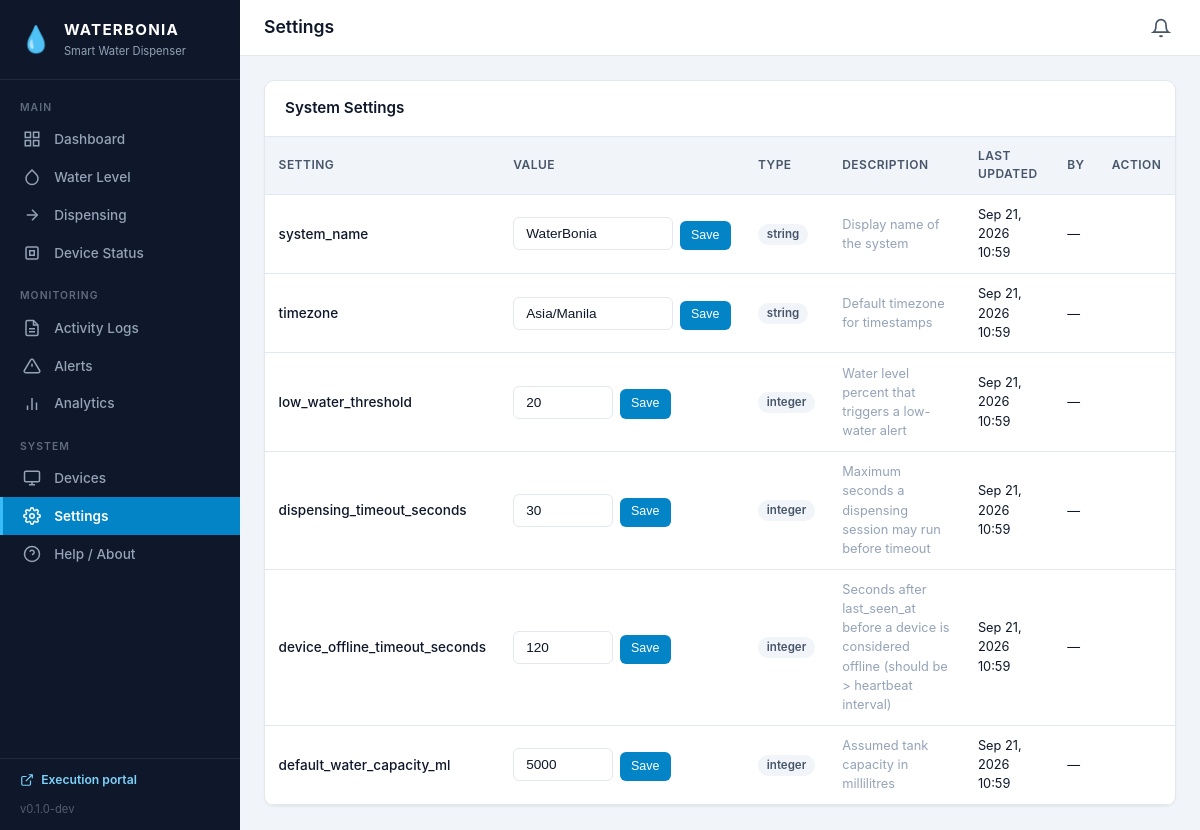
The page /pages/settings.php on the database its author committed.
### tables this page shows
CREATE TABLE `system_settings` (
  `id`            INT UNSIGNED   NOT NULL AUTO_INCREMENT,
  `setting_key`   VARCHAR(100)   NOT NULL,
  `setting_value` TEXT           NOT NULL,
  `value_type`    ENUM('string','integer','float','boolean','json') NOT NULL DEFAULT 'string',
  `description`   VARCHAR(500)   NOT NULL DEFAULT '',
  `updated_by`    INT UNSIGNED   NULL     DEFAULT NULL,
  `updated_at`    DATETIME       NOT NULL DEFAULT CURRENT_TIMESTAMP ON UPDATE CURRENT_TIMESTAMP,
  PRIMARY KEY (`id`),
  UNIQUE KEY `uq_settings_key` (`setting_key`),
  CONSTRAINT `fk_settings_user` FOREIGN KEY (`updated_by`) REFERENCES `users` (`id`)
    ON UPDATE CASCADE ON DELETE SET NULL
);

### includes/functions.php (called while the page is built, shortened)
<?php
require_once __DIR__ . '/../config/database.php';
function base_url(string $path = ''): string
{
    return BASE_URL . $path;
}
function sanitize(string $value): string
{
    return htmlspecialchars($value, ENT_QUOTES, 'UTF-8');
}
function db_fetch_all(string $sql, array $params = []): array
{
    $stmt = db()->prepare($sql);
    $stmt->execute($params);
    return $stmt->fetchAll();
}
function format_datetime(?string $dt): string
{
    return date('M d, Y H:i', strtotime($dt));
}

### config/database.php (called while the page is built, shortened)
<?php
function db(): PDO
{
    static $pdo = null;
    if ($pdo === null) {
        $dsn = sprintf(
            'mysql:host=%s;port=%s;dbname=%s;charset=%s',
            DB_HOST, DB_PORT, DB_NAME, DB_CHARSET
        );
        $pdo = new PDO($dsn, DB_USER, DB_PASS, [
            PDO::ATTR_ERRMODE            => PDO::ERRMODE_EXCEPTION,
            PDO::ATTR_DEFAULT_FETCH_MODE => PDO::FETCH_ASSOC,
            PDO::ATTR_EMULATE_PREPARES   => false,
        ]);
        $offset = date('P');
        if ($offset && $offset !== '+00:00') {
            $pdo->exec('SET time_zone = ' . $pdo->quote($offset));
        } else {
            $pdo->exec("SET time_zone = '+00:00'");
        }
    }
    return $pdo;
}

### pages/settings.php (the view, shortened to what this page needs)
<?php
require_once __DIR__ . '/../includes/functions.php';
$page_title = 'Settings';
$settings = db_fetch_all("SELECT ss.*, u.username as updated_by_name FROM system_settings ss LEFT JOIN users u ON ss.updated_by = u.id ORDER BY ss.id");
include __DIR__ . '/../includes/header.php';
?>
<div class="card">
    <div class="card-header"><h3>System Settings</h3></div>
    <div class="card-body-np">
        <div class="table-wrap">
            <table>
                <thead>
                    <tr>
                        <th>Setting</th>
                        <th>Value</th>
                        <th>Type</th>
                        <th>Description</th>
                        <th>Last Updated</th>
                        <th>By</th>
                        <th>Action</th>
                    </tr>
                </thead>
                <tbody>
                    <?php foreach ($settings as $s): ?>
                    <tr>
                        <td style="font-weight:500"><?= sanitize($s['setting_key']) ?></td>
                        <td>
                            <form method="POST" action="<?= base_url('/pages/settings.php') ?>" style="display:flex;gap:0.4rem;align-items:end">
                                <?php if ($s['value_type'] === 'string'): ?>
                                    <input type="text" name="setting_value" class="form-control" value="<?= sanitize($s['setting_value']) ?>" style="width:160px">
                                <?php else: ?>
                                    <input type="number" name="setting_value" class="form-control" value="<?= sanitize($s['setting_value']) ?>" style="width:100px">
                                <?php endif; ?>
                                <button type="submit" class="btn btn-sm btn-primary">Save</button>
                            </form>
                        </td>
                        <td><span class="badge badge-secondary"><?= $s['value_type'] ?></span></td>
                        <td class="text-sm text-muted"><?= sanitize($s['description']) ?></td>
                        <td class="text-sm"><?= format_datetime($s['updated_at']) ?></td>
                        <td class="text-sm"><?= $s['updated_by_name'] ? sanitize($s['updated_by_name']) : '—' ?></td>
                        <td></td>
                    </tr>
                    <?php endforeach; ?>
                </tbody>
            </table>
        </div>
    </div>
</div>
<?php include __DIR__ . '/../includes/footer.php'; ?>

### includes/header.php (shortened to what this page needs)
<?php
$page_title = $page_title ?? 'Dashboard';
?>
<!DOCTYPE html>
<html lang="en">
<head>
    <link rel="stylesheet" href="<?= base_url('/assets/css/style.css') ?>">
</head>
<body>
<div class="app-layout">
    <?php include __DIR__ . '/sidebar.php'; ?>
    <div class="app-main">
        <header class="top-header">
            <div class="header-left">
                <h1 class="page-title"><?= sanitize($page_title) ?></h1>
            </div>
            <div class="header-right">
                <a href="<?= base_url('/pages/alerts.php') ?>" class="header-alert" title="Active Alerts">
                    <svg width="20" height="20" viewBox="0 0 24 24" fill="none" stroke="currentColor" stroke-width="2"><path d="M18 8A6 6 0 006 8c0 7-3 9-3 9h18s-3-2-3-9"/><path d="M13.73 21a2 2 0 01-3.46 0"/></svg>
                </a>
            </div>
        </header>
        <main class="content-area">

### includes/sidebar.php (shortened to what this page needs)
<?php
$current = basename($_SERVER['SCRIPT_NAME'] ?? '', '.php');
?>
<aside class="sidebar" id="sidebar">
    <div class="sidebar-brand">
        <div class="brand-icon">💧</div>
        <div class="brand-text">
            <span class="brand-name">WATERBONIA</span>
            <span class="brand-sub">Smart Water Dispenser</span>
        </div>
    </div>
    <nav class="sidebar-nav">
        <?php foreach ($nav_groups as $group_label => $items): ?>
            <div class="nav-group">
                <span class="nav-group-label"><?= $group_label ?></span>
                <?php foreach ($items as $item): ?>
                    <a href="<?= base_url('/pages/' . $item['slug'] . '.php') ?>"
                       class="nav-link <?= $current === $item['slug'] ? 'active' : '' ?>">
                        <span class="nav-icon"><?= $item['icon'] ?></span>
                        <span class="nav-text"><?= $item['label'] ?></span>
                    </a>
                <?php endforeach; ?>
            </div>
        <?php endforeach; ?>
    </nav>
    <div class="sidebar-footer">
        <a class="sidebar-portal-link" href="<?= base_url('/pages/dispense.php') ?>">
            <svg width="14" height="14" viewBox="0 0 24 24" fill="none" stroke="currentColor" stroke-width="2"><path d="M18 13v6a2 2 0 01-2 2H5a2 2 0 01-2-2V8a2 2 0 012-2h6"/><polyline points="15 3 21 3 21 9"/><line x1="10" y1="14" x2="21" y2="3"/></svg>
            Execution portal
        </a>
        <span class="version">v0.1.0-dev</span>
    </div>
</aside>

### includes/footer.php (shortened to what this page needs)
        </main>
    </div>
</div>
</body>
</html>

### rows shown on the page
system_settings: setting_key "system_name", setting_value "WaterBonia", value_type "string", description "Display name of the system", updated_at "Sep 21, 2026 10:59"
system_settings: setting_key "timezone", setting_value "Asia/Manila", value_type "string", description "Default timezone for timestamps", updated_at "Sep 21, 2026 10:59"
system_settings: setting_key "low_water_threshold", setting_value "20", value_type "integer", description "Water level percent that triggers a low-water alert", updated_at "Sep 21, 2026 10:59"
system_settings: setting_key "dispensing_timeout_seconds", setting_value "30", value_type "integer", description "Maximum seconds a dispensing session may run before timeout", updated_at "Sep 21, 2026 10:59"
system_settings: setting_key "device_offline_timeout_seconds", setting_value "120", value_type "integer", description "Seconds after last_seen_at before a device is considered offline (should be > heartbeat interval)", updated_at "Sep 21, 2026 10:59"
system_settings: setting_key "default_water_capacity_ml", setting_value "5000", value_type "integer", description "Assumed tank capacity in millilitres", updated_at "Sep 21, 2026 10:59"

### other values the page prints
$group_label "MAIN"
$item['label'] "Dashboard"
$item['label'] "Water Level"
$item['label'] "Dispensing"
$item['label'] "Device Status"
$group_label "MONITORING"
$item['label'] "Activity Logs"
$item['label'] "Alerts"
$item['label'] "Analytics"
$group_label "SYSTEM"
$item['label'] "Devices"
$item['label'] "Settings"
$item['label'] "Help / About"
$page_title "Settings"
